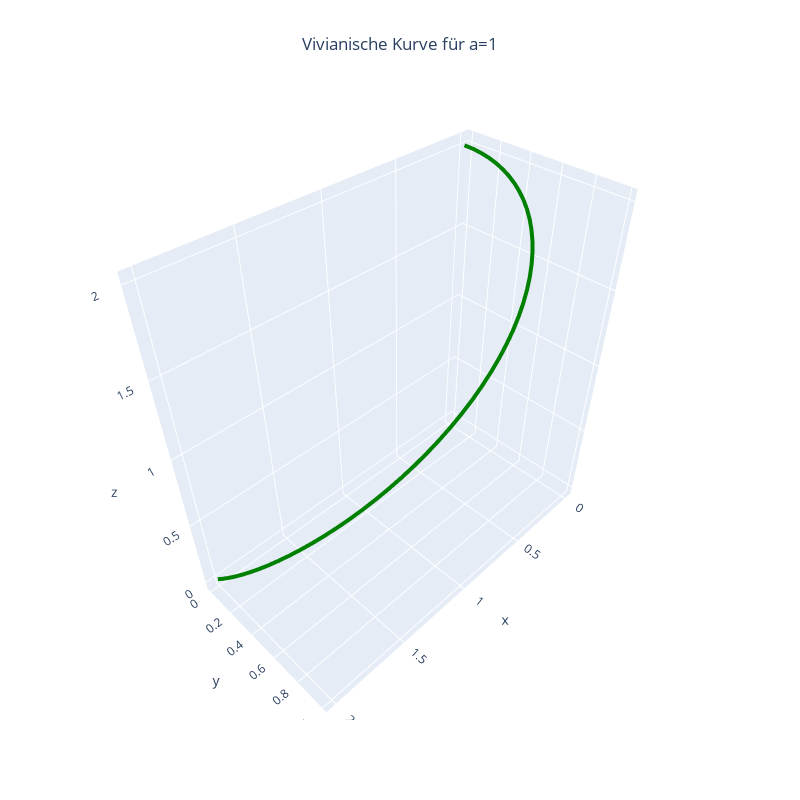

Here is the notebook cell this chart was saved with:
### Markdown cell above
## Vivianische Kurve
Eine Vivianische Kurve beschreibt den Durchschnitt eines Zylinders mit Radius a und einer Kurgel mit Radius a. Sie ist mit dem Parameter a gegeben durch

$viviani(t) = a(1 + cos(t), sin(t), 2 sin(t/2)$

Gray erstellt eine grafische Ausgabe mit a=1, in der auch die Kugel sichtbar wird. Wir erstellen zwei Abbildungen, einmal die Vivianische Kurve allein, 
und dann die Umrisse der Kugel so wie in Gray.

### Code cell
t = np.linspace(0.0, np.pi, num=50)
x, y, z = 1+np.cos(t), np.sin(t), 2.0*np.sin(t/2.0)

viviani = go.Scatter3d(x=x, y=y, z=z,
                     name='viviani',
                     mode='lines',
                     line = dict(color='green', width=8),
                     showlegend=False)

layout = go.Layout(scene_xaxis_visible=True, 
                   scene_yaxis_visible=True, 
                   scene_zaxis_visible=True,
                   showlegend=False)

fig =  go.Figure(data=[viviani], layout=layout)

fig.update_layout(title='Vivianische Kurve für a=1',
                  title_x=0.5,
                  scene_camera_eye_z=1.55,
                  autosize=False,
                  width=800,
                  height=800,
                  showlegend=False)
                  
fig.show()

### Figure 1 — Plotly figure (JSON) as saved in the notebook; plotly's stock layout.template omitted (floating-point values rounded to 4 significant figures)
{"data": [{"line": {"color": "green", "width": 8}, "mode": "lines", "name": "viviani", "showlegend": false, "type": "scatter3d", "x": [2, 1.998, 1.992, 1.982, 1.967, 1.949, 1.927, 1.901, 1.871, 1.838, 1.801, 1.761, 1.718, 1.672, 1.623, 1.572, 1.518, 1.463, 1.405, 1.345, 1.285, 1.223, 1.16, 1.096, 1.032, 0.9679, 0.904, 0.8404, 0.7775, 0.7155, 0.6546, 0.5952, 0.5375, 0.4816, 0.4279, 0.3765, 0.3277, 0.2817, 0.2386, 0.1986, 0.1619, 0.1287, 0.09903, 0.07308, 0.05094, 0.03271, 0.01844, 0.00821, 0.002055, 0], "y": [0, 0.06407, 0.1279, 0.1912, 0.2537, 0.3151, 0.3753, 0.4339, 0.4907, 0.5455, 0.5981, 0.6482, 0.6957, 0.7403, 0.7818, 0.8202, 0.8551, 0.8866, 0.9144, 0.9385, 0.9587, 0.9749, 0.9872, 0.9954, 0.9995, 0.9995, 0.9954, 0.9872, 0.9749, 0.9587, 0.9385, 0.9144, 0.8866, 0.8551, 0.8202, 0.7818, 0.7403, 0.6957, 0.6482, 0.5981, 0.5455, 0.4907, 0.4339, 0.3753, 0.3151, 0.2537, 0.1912, 0.1279, 0.06407, 1.225e-16], "z": [0, 0.0641, 0.1281, 0.192, 0.2558, 0.3192, 0.3823, 0.445, 0.5073, 0.5691, 0.6302, 0.6907, 0.7505, 0.8096, 0.8678, 0.9251, 0.9814, 1.037, 1.091, 1.144, 1.196, 1.247, 1.296, 1.345, 1.391, 1.437, 1.481, 1.523, 1.564, 1.603, 1.64, 1.676, 1.71, 1.743, 1.773, 1.802, 1.829, 1.854, 1.877, 1.898, 1.917, 1.935, 1.95, 1.963, 1.974, 1.984, 1.991, 1.996, 1.999, 2]}], "layout": {"autosize": false, "height": 800, "scene": {"camera": {"eye": {"z": 1.55}}, "xaxis": {"visible": true}, "yaxis": {"visible": true}, "zaxis": {"visible": true}}, "showlegend": false, "title": {"text": "Vivianische Kurve für a=1", "x": 0.5}, "width": 800}}
